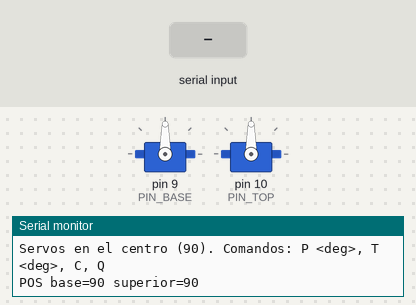
Bench run of a sketch on a simulated Arduino Uno, built with avr-gcc and run on an emulated ATmega328P. Parts: 2 × servo, the last lines printed to the serial monitor. The test bench sets the inputs (shaded band).

Above: at 1.7 s.
1.8 s: "P 100\n" received over Serial
At 2.9 s:
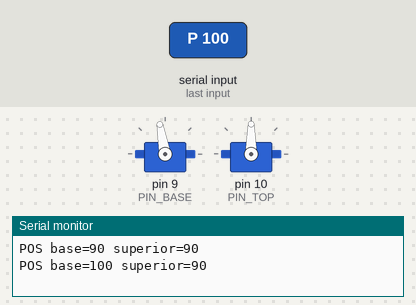
3.3 s: "P 45\n" received over Serial
At 4.1 s:
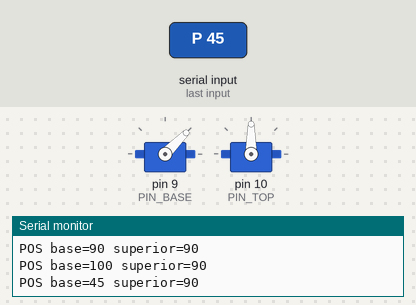
4.8 s: "T 45\n" received over Serial
At 5.2 s:
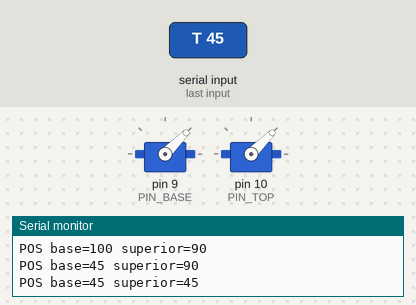
6.3 s: "P 95\n" received over Serial
At 7.5 s:
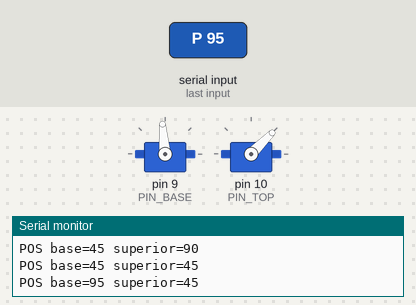
7.8 s: "P100\n" received over Serial
At 8.7 s:
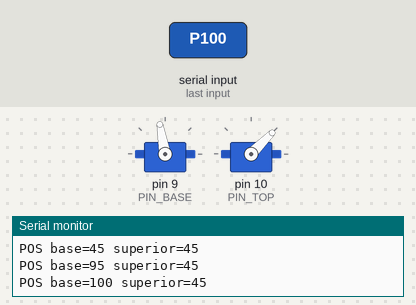
9.3 s: "P\n" received over Serial
At 9.8 s:
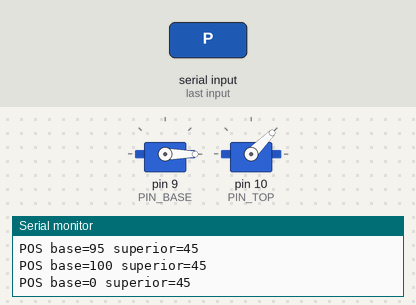
Timing chart, 0 to 11.8 s (numbered marks = the images above; inputs shaded):
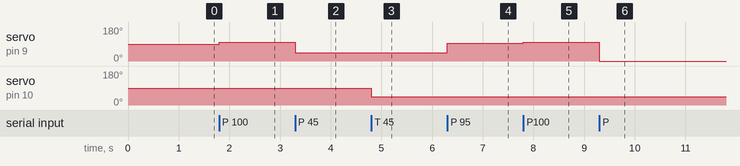

The sketch:

servo_center.ino
```cpp
// Centrado de los 2 servos del cuello antes de montarlos (Arduino Mega).
// Deja los dos servos quietos en la mitad de su recorrido (90 grados = 1500 us)
// para poner el horn / la cuna alineados con el robot mirando al frente.
//
// Conexion (servos MG995/MG996R):
//   Servo BASE (giro)        senal naranja/amarillo -> D9
//   Servo SUPERIOR (cabeceo) senal naranja/amarillo -> D10
//   Rojo de los servos  -> +5..6 V de una fuente o buck aparte (NO el 5V del Mega)
//   Marron/negro        -> GND de esa fuente, unido a un GND del Mega
//
// Serial 115200 (opcional, para afinar): "P 95" mueve la base, "T 85" el superior,
// "C" vuelve los dos al centro, "Q" imprime la posicion actual.
#include <Servo.h>

const int PIN_BASE = 9;
const int PIN_TOP  = 10;
const int MIN_US = 500;    // pulso a 0 grados
const int MAX_US = 2500;   // pulso a 180 grados -> 90 grados = 1500 us
const int CENTER = 90;

Servo base, top;
int angBase = CENTER, angTop = CENTER;

void apply() {
  base.write(angBase);
  top.write(angTop);
  Serial.print("POS base="); Serial.print(angBase);
  Serial.print(" superior="); Serial.println(angTop);
}

void setup() {
  Serial.begin(115200);
  // write() antes de attach(): el primer pulso ya es el centro (sin salto a 0)
  base.write(CENTER);
  top.write(CENTER);
  base.attach(PIN_BASE, MIN_US, MAX_US);
  delay(500);              // uno y luego otro para no sumar el pico de arranque
  top.attach(PIN_TOP, MIN_US, MAX_US);
  Serial.println("Servos en el centro (90). Comandos: P <deg>, T <deg>, C, Q");
  apply();
}

// Lee una linea completa (hasta Enter): el monitor manda tecla a tecla y
// parseInt() se rendia a 1 s devolviendo 0.
char line[24];
byte len = 0;

void handle(char *s) {
  while (*s == ' ') s++;
  char c = toupper(*s);
  if (!c) return;
  int v = atoi(s + 1);       // "P 100", "P100" y "p 100" valen
  if (c == 'P') angBase = constrain(v, 0, 180);
  else if (c == 'T') angTop = constrain(v, 0, 180);
  else if (c == 'C') { angBase = CENTER; angTop = CENTER; }
  else if (c != 'Q') { Serial.println("? usa P <deg>, T <deg>, C, Q"); return; }
  apply();
}

void loop() {
  while (Serial.available()) {
    char ch = Serial.read();
    if (ch == '\n' || ch == '\r') {
      line[len] = 0;
      if (len) handle(line);
      len = 0;
    } else if (len < sizeof(line) - 1) {
      line[len++] = ch;
    }
  }
}
```

Measured:
- after the input at 1.8 s, servo on pin 9 (PIN_BASE): 90° → 100° at once
- after the input at 3.3 s, servo on pin 9 (PIN_BASE): 100° → 45° at once
- after the input at 4.8 s, servo on pin 10 (PIN_TOP): 90° → 45° at once
- after the input at 6.3 s, servo on pin 9 (PIN_BASE): 45° → 95° at once
- after the input at 7.8 s, servo on pin 9 (PIN_BASE): 95° → 100° at once
- after the input at 9.3 s, servo on pin 9 (PIN_BASE): 100° → 0° at once
